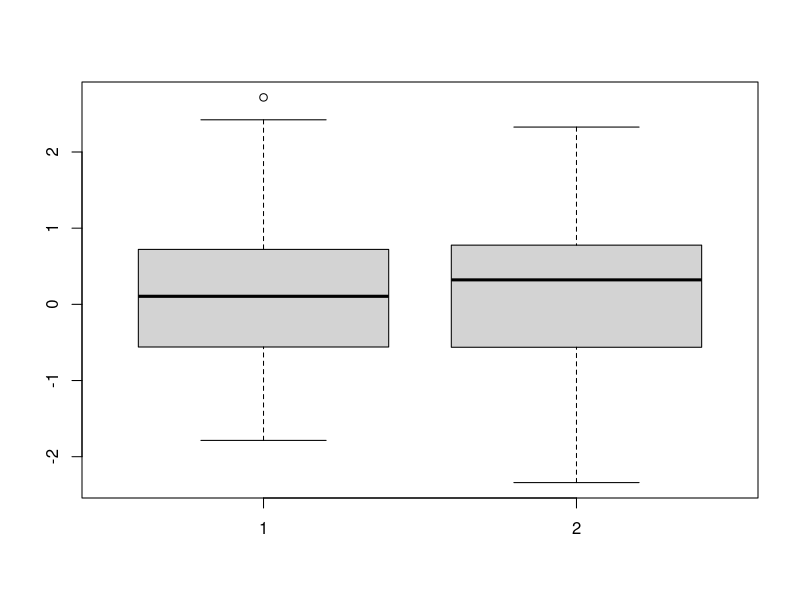

This figure's R source:
#' Welch test - generalization of t-Student test
#' In t-student we assume that both distributions have the same variance

#' Test t-studenta
#' 1. dla prób niezależnych - porównanie dwóch grup
#' 2. dla prób zależnych - ta sama grupa, wiele obserwacji. Badamy wielkość zmian
#' 3. dla jednej próby - porównujemy wynik grupy ze znaną watością teoretyczną
#' 
#' Test t-Studenta jest testem parametrycznym (jednak dość odpornym)
#' Nieparametrycznym odpowiednikiem testu jest 
#' * dla prób niezależnych: test U Manna-Whitneya
#' * dla prób zależenych: test Wilcoxona
#' 

set.seed(7)
x <- rnorm(100)
y <- rnorm(100)

boxplot(x, y)

t.test(x, y)
